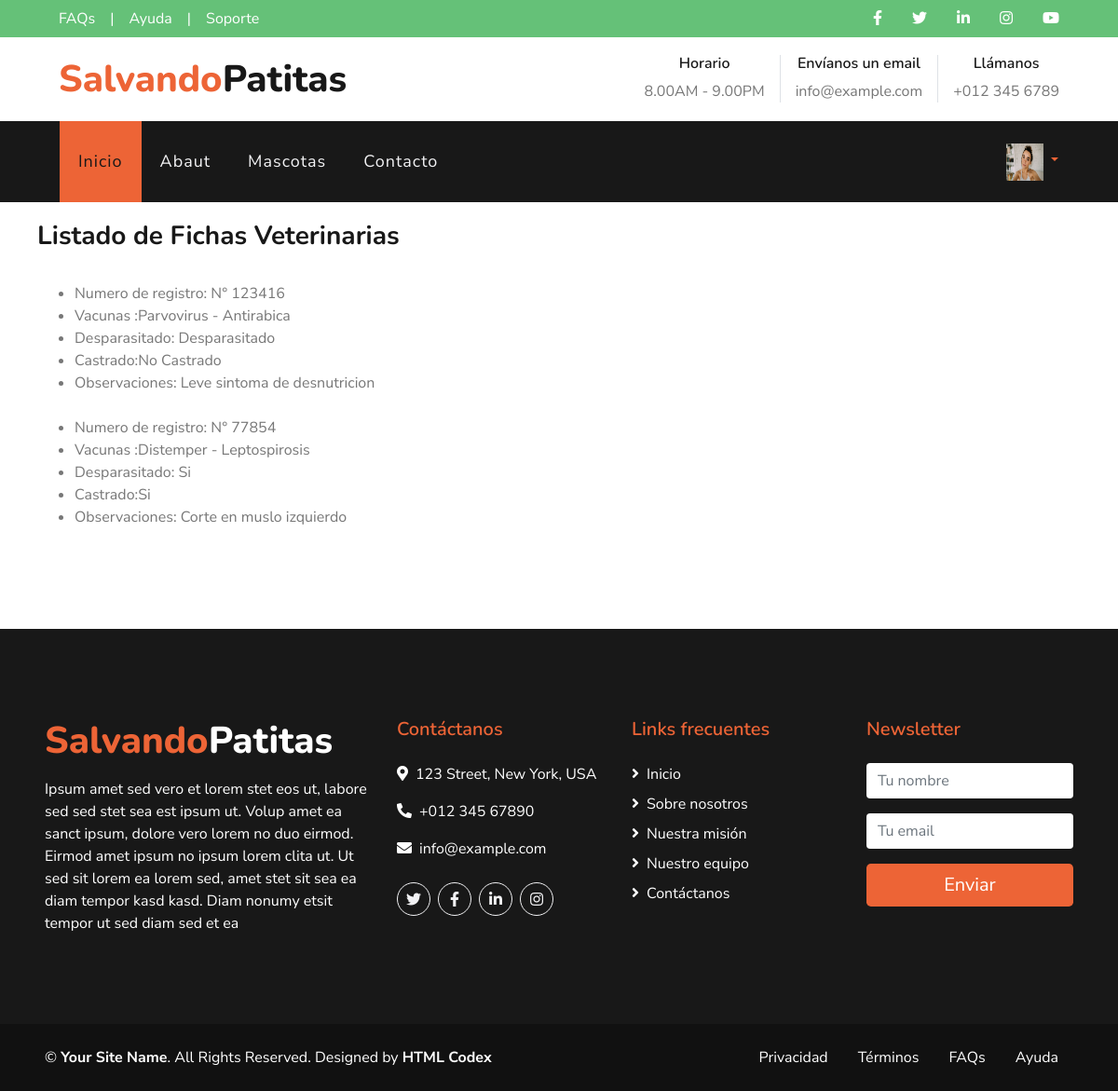
The page /Veterinaria/lista/ (signed in) on the database its author committed.
### Apps/User/models.py (models this page shows, shortened)
class User_profile(models.Model):
    user = models.OneToOneField('auth.User', on_delete=models.CASCADE, related_name='profile')
    first_name= models.CharField(max_length = 50, blank=True)
    last_name= models.CharField(max_length = 50, blank=True)
    phone = models.CharField(max_length=30, blank=True)
    direccion= models.CharField(max_length=100, blank=True)
    description= models.TextField(max_length = 200, blank=True)
    image = models.ImageField(upload_to='profile_image/', blank=True)

### Apps/Veterinaria/models.py (models this page shows, shortened)
class Ficha_medica (models.Model):
    mascota = models.OneToOneField(Mascota, on_delete=models.CASCADE, related_name='veterinaria', null=True)
    registro = models.IntegerField(unique=True)
    vacuna_1 = models.CharField(max_length= 100, null=True, blank=True,)
    vacuna_2 = models.CharField(max_length= 100, null=True, blank=True,)
    desparasitacion = models.CharField(max_length=50, null=True, blank=True,)
    castracion = models.CharField(max_length=50, null=True, blank=True,)
    observaciones = models.TextField(max_length=150,null=True, blank=True,)

### Apps/Veterinaria/views.py (the view)
# urls.py: path("lista/", lista_fichas ,name="lista"),
def lista_fichas (request):
    lista = Ficha_medica.objects.all()
    return render (request, "Veterinaria/lista_Ficha.html", {"lista": lista})

### Templates/Veterinaria/lista_Ficha.html (shortened to what this page needs)
{% extends "padre.html" %}
{% load static %}
{% block contenidoQueCambia%}
<div style = "padding: 20px 40px;">
<h3>Listado de Fichas Veterinarias</h3>
<br>
<ul>
    {%for li in lista %}
        <li> Numero de registro: N°  {{li.registro}} </li>
        <li> Vacunas :{{li.vacuna_1}} - {{li.vacuna_2}}</li>
        <li> Desparasitado: {{li.desparasitacion}} </li>
        <li> Castrado:{{li.castracion}} </li>
        <li> Observaciones: {{li.observaciones}}</li>
        <br>
    {% endfor %}
</ul>
</div>
{%endblock%}

### Templates/padre.html (shortened to what this page needs)
<!DOCTYPE html>
<html lang="en">
<head>
    {% load static %}
    <link href="https://cdnjs.cloudflare.com/ajax/libs/font-awesome/5.10.0/css/all.min.css" rel="stylesheet">
    <link href="lib/flaticon/font/flaticon.css" rel="stylesheet">
    <link href="lib/owlcarousel/assets/owl.carousel.min.css" rel="stylesheet">
    <link href="lib/tempusdominus/css/tempusdominus-bootstrap-4.min.css" rel="stylesheet" />
    <link href="{% static "css/style.css" %}"  rel="stylesheet">
</head>
<body>
    <div class="container-fluid">
        <div class="row bg-secondary py-2 px-lg-5">
            <div class="col-lg-6 text-center text-lg-left mb-2 mb-lg-0">
                <div class="d-inline-flex align-items-center">
                    <a class="text-white pr-3" href="">FAQs</a>
                    <span class="text-white">|</span>
                    <a class="text-white px-3" href="">Ayuda</a>
                    <span class="text-white">|</span>
                    <a class="text-white pl-3" href="">Soporte</a>
                </div>
            </div>
            <div class="col-lg-6 text-center text-lg-right">
                <div class="d-inline-flex align-items-center">
                    <a class="text-white px-3" href="">
                        <i class="fab fa-facebook-f"></i>
                    </a>
                    <a class="text-white px-3" href="">
                        <i class="fab fa-twitter"></i>
                    </a>
                    <a class="text-white px-3" href="">
                        <i class="fab fa-linkedin-in"></i>
                    </a>
                    <a class="text-white px-3" href="">
                        <i class="fab fa-instagram"></i>
                    </a>
                    <a class="text-white pl-3" href="">
                        <i class="fab fa-youtube"></i>
                    </a>
                </div>
            </div>
        </div>
        <div class="row py-3 px-lg-5">
            <div class="col-lg-4">
                <a href="" class="navbar-brand d-none d-lg-block">
                    <h1 class="m-0 display-5 text-capitalize"><span class="text-primary">Salvando</span>Patitas</h1>
                </a>
            </div>
            <div class="col-lg-8 text-center text-lg-right">
                <div class="d-inline-flex align-items-center">
                    <div class="d-inline-flex flex-column text-center pr-3 border-right">
                        <h6>Horario</h6>
                        <p class="m-0">8.00AM - 9.00PM</p>
                    </div>
                    <div class="d-inline-flex flex-column text-center px-3 border-right">
                        <h6>Envíanos un email</h6>
                        <p class="m-0">info@example.com</p>
                    </div>
                    <div class="d-inline-flex flex-column text-center pl-3">
                        <h6>Llámanos</h6>
                        <p class="m-0">+012 345 6789</p>
                    </div>
                </div>
            </div>
        </div>
    </div>
    <div class="container-fluid p-0">
        <nav class="navbar navbar-expand-lg bg-dark navbar-dark py-3 py-lg-0 px-lg-5">
            <div class="collapse navbar-collapse justify-content-between px-3" id="navbarCollapse">
                <div class="navbar-nav mr-auto py-0">
                    {% if request.user.is_staff %}
                    <a href="{% url "index" %}" class="nav-item nav-link active">Inicio</a>
                    <a href="{% url "en_construccion" %}" class="nav-item nav-link">Abaut</a>
                    <a href="{% url "en_construccion" %}" class="nav-item nav-link">Contacto</a>
                    <div class="nav-item dropdown">
                        <a href="#" class="nav-link dropdown-toggle" data-toggle="dropdown">Mascotas</a>
                        <div class="dropdown-menu rounded-0 m-0">
                            <a href="{% url "lista-mascota" %}" class="dropdown-item">Mascotas</a>
                            <a href="{% url "ficha-mascotas" %}" class="dropdown-item">Cargar Mascota rescatada</a>
                            <a href="{% url "ficha-busqueda-mascota" %}" class="dropdown-item">Buscar Mascota</a>
                        </div>
                    </div>
                    <div class="nav-item dropdown">
                        <a href="#" class="nav-link dropdown-toggle" data-toggle="dropdown">Refugios</a>
                        <div class="dropdown-menu rounded-0 m-0">
                            <a href="{% url "ficha-refugio" %}" class="dropdown-item">Cargar Refugio</a>
                            <a href="{% url "ficha-busqueda-refugio"%}" class="dropdown-item">Buscar Refugio</a>
                        </div>
                    </div>
                    <div class="nav-item dropdown">
                        <a href="#" class="nav-link dropdown-toggle" data-toggle="dropdown">Veterinaria</a>
                        <div class="dropdown-menu rounded-0 m-0">
                            <a href="{% url "ficha-veterinaria" %}" class="dropdown-item">Cargar Ficha Veterinaria</a>
                            <a href="{% url "ficha-busqueda"%}" class="dropdown-item">Buscar Ficha Veterinaria</a>
                        </div>
                    {% else %}
                    <a href="{% url "index" %}" class="nav-item nav-link active">Inicio</a>
                    <a href="{% url "en_construccion" %}" class="nav-item nav-link">Abaut</a>
                    <a href="{% url "lista-mascota" %}" class="nav-item nav-link">Mascotas</a>
                    <a href="{% url "en_construccion" %}" class="nav-item nav-link">Contacto</a>
                    {% endif %}
                    </div>
                </div>
                {% if request.user.is_authenticated %}
                <div class="nav-item dropdown">
                    <a href="#" class="nav-link dropdown-toggle" data-toggle="dropdown">
                        {% if user.profile.image %}
                        <img src="{{user.profile.image.url}}" , border-radius="50%", width="40px", height="40px" >
                        {% endif%}
                </div>
                {%endif%}
        </nav>
    </div>
{% block contenidoQueCambia %}
        {% endblock%}
    <div class="container-fluid bg-dark text-white mt-5 py-5 px-sm-3 px-md-5">
        <div class="row pt-5">
            <div class="col-lg-4 col-md-12 mb-5">
                <h1 class="mb-3 display-5 text-capitalize text-white"><span class="text-primary">Salvando</span>Patitas</h1>
                <p class="m-0">Ipsum amet sed vero et lorem stet eos ut, labore sed sed stet sea est ipsum ut. Volup amet ea sanct ipsum, dolore vero lorem no duo eirmod. Eirmod amet ipsum no ipsum lorem clita ut. Ut sed sit lorem ea lorem sed, amet stet sit sea ea diam tempor kasd kasd. Diam nonumy etsit tempor ut sed diam sed et ea</p>
            </div>
            <div class="col-lg-8 col-md-12">
                <div class="row">
                    <div class="col-md-4 mb-5">
                        <h5 class="text-primary mb-4">Contáctanos</h5>
                        <p><i class="fa fa-map-marker-alt mr-2"></i>123 Street, New York, USA</p>
                        <p><i class="fa fa-phone-alt mr-2"></i>+012 345 67890</p>
                        <p><i class="fa fa-envelope mr-2"></i>info@example.com</p>
                        <div class="d-flex justify-content-start mt-4">
                            <a class="btn btn-outline-light rounded-circle text-center mr-2 px-0" style="width: 36px; height: 36px;" href="#"><i class="fab fa-twitter"></i></a>
                            <a class="btn btn-outline-light rounded-circle text-center mr-2 px-0" style="width: 36px; height: 36px;" href="#"><i class="fab fa-facebook-f"></i></a>
                            <a class="btn btn-outline-light rounded-circle text-center mr-2 px-0" style="width: 36px; height: 36px;" href="#"><i class="fab fa-linkedin-in"></i></a>
                            <a class="btn btn-outline-light rounded-circle text-center mr-2 px-0" style="width: 36px; height: 36px;" href="#"><i class="fab fa-instagram"></i></a>
                        </div>
                    </div>
                    <div class="col-md-4 mb-5">
                        <h5 class="text-primary mb-4">Links frecuentes</h5>
                        <div class="d-flex flex-column justify-content-start">
                            <a class="text-white mb-2" href="#"><i class="fa fa-angle-right mr-2"></i>Inicio</a>
                            <a class="text-white mb-2" href="#"><i class="fa fa-angle-right mr-2"></i>Sobre nosotros</a>
                            <a class="text-white mb-2" href="#"><i class="fa fa-angle-right mr-2"></i>Nuestra misión</a>
                            <a class="text-white mb-2" href="#"><i class="fa fa-angle-right mr-2"></i>Nuestro equipo</a>
                            <a class="text-white" href="#"><i class="fa fa-angle-right mr-2"></i>Contáctanos</a>
                        </div>
                    </div>
                    <div class="col-md-4 mb-5">
                        <h5 class="text-primary mb-4">Newsletter</h5>
                        <form action="">
                            <div class="form-group">
                                <input type="text" class="form-control border-0" placeholder="Tu nombre" required="required" />
                            </div>
                            <div class="form-group">
                                <input type="email" class="form-control border-0" placeholder="Tu email" required="required" />
                            </div>
                            <div>
                                <button class="btn btn-lg btn-primary btn-block border-0" type="submit">Enviar</button>
                            </div>
                        </form>
                    </div>
                </div>
            </div>
        </div>
    </div>
    <div class="container-fluid text-white py-4 px-sm-3 px-md-5" style="background: #111111;">
        <div class="row">
            <div class="col-md-6 text-center text-md-left mb-3 mb-md-0">
                <p class="m-0 text-white">
                    &copy; <a class="text-white font-weight-bold" href="#">Your Site Name</a>. All Rights Reserved. Designed by
                    <a class="text-white font-weight-bold" href="https://htmlcodex.com">HTML Codex</a>
                </p>
            </div>
            <div class="col-md-6 text-center text-md-right">
                <ul class="nav d-inline-flex">
                    <li class="nav-item">
                        <a class="nav-link text-white py-0" href="#">Privacidad</a>
                    </li>
                    <li class="nav-item">
                        <a class="nav-link text-white py-0" href="#">Términos</a>
                    </li>
                    <li class="nav-item">
                        <a class="nav-link text-white py-0" href="#">FAQs</a>
                    </li>
                    <li class="nav-item">
                        <a class="nav-link text-white py-0" href="#">Ayuda</a>
                    </li>
                </ul>
            </div>
        </div>
    </div>
</body>
</html>

### rows shown on the page
Ficha_medica: registro "123416", vacuna_1 "Parvovirus", vacuna_2 "Antirabica", desparasitacion "Desparasitado", castracion "No Castrado", observaciones "Leve sintoma de desnutricion"
Ficha_medica: registro "77854", vacuna_1 "Distemper", vacuna_2 "Leptospirosis", desparasitacion "Si", castracion "Si", observaciones "Corte en muslo izquierdo"
